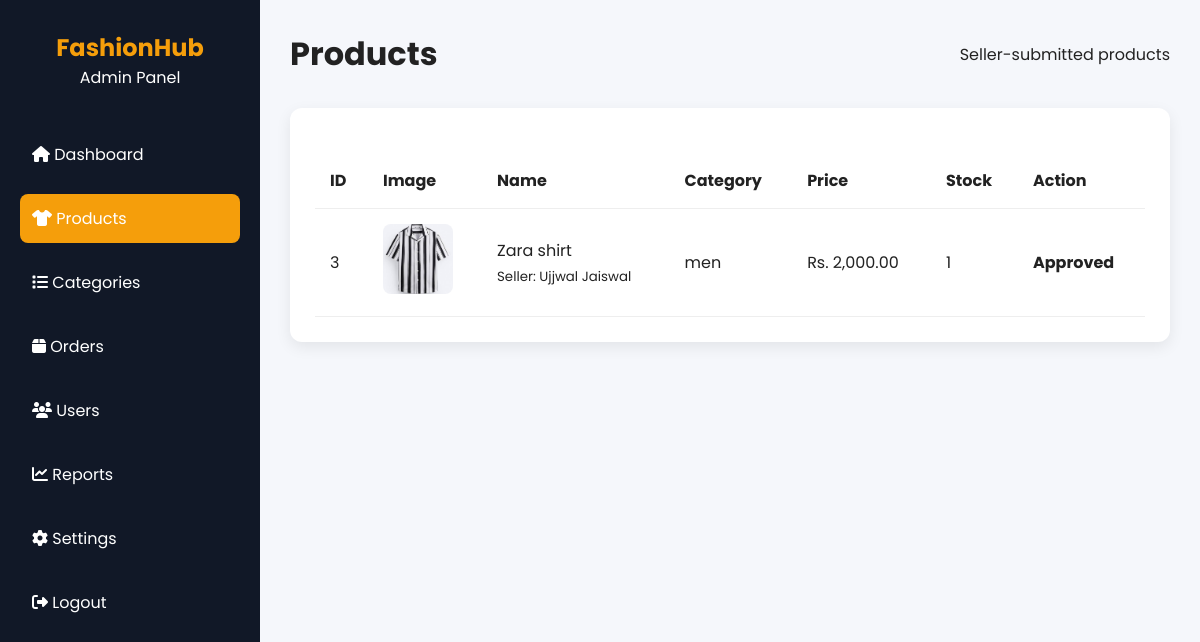
Screenshot of /frontend/admin/products.php (signed in) with the database file from the repository.
### tables this page shows
CREATE TABLE `products` (
  `product_id` int(11) NOT NULL,
  `seller_id` int(11) NOT NULL,
  `category_id` int(11) NOT NULL,
  `product_name` varchar(150) NOT NULL,
  `description` text DEFAULT NULL,
  `price` decimal(10,2) NOT NULL,
  `stock` int(11) DEFAULT 0,
  `image` varchar(255) DEFAULT NULL,
  `status` enum('Pending','Approved','Rejected') DEFAULT 'Pending',
  `rejection_reason` text DEFAULT NULL,
  `approved_by` int(11) DEFAULT NULL,
  `approved_at` timestamp NULL DEFAULT NULL,
  `created_at` timestamp NOT NULL DEFAULT current_timestamp()
);

CREATE TABLE `users` (
  `user_id` int(11) NOT NULL,
  `full_name` varchar(100) NOT NULL,
  `email` varchar(100) NOT NULL,
  `password` varchar(255) NOT NULL,
  `phone` varchar(20) DEFAULT NULL,
  `address` text DEFAULT NULL,
  `role` enum('customer','seller','admin') DEFAULT 'customer',
  `status` enum('Pending','Approved','Blocked') DEFAULT 'Pending',
  `created_at` timestamp NOT NULL DEFAULT current_timestamp()
);

CREATE TABLE `categories` (
  `category_id` int(11) NOT NULL,
  `category_name` varchar(100) NOT NULL,
  `description` text DEFAULT NULL
);

### backend/models/Product.php (called while the page is built, shortened)
<?php
require_once __DIR__ . '/../config/database.php';
class Product
{
    private $conn;
    public function __construct()
    {
        $database = new Database();
        $this->conn = $database->connect();
    }
    public function getAll()
    {
        $query = "SELECT
                    p.*,
                    c.category_name,
                    u.full_name AS seller_name
                  FROM products p
                  JOIN categories c
                    ON p.category_id = c.category_id
                  JOIN users u
                    ON p.seller_id = u.user_id
                  ORDER BY p.created_at DESC";
        return $this->conn
                    ->query($query)
                    ->fetchAll(PDO::FETCH_ASSOC);
    }
}
?>

### backend/config/database.php (called while the page is built, shortened)
<?php
class Database
{
    private $host = "localhost";
    private $db_name = "fashionhub";
    private $username = "root";
    private $password = "";
    public function connect()
    {
        $this->conn = null;
        try
        {
            $this->conn = new PDO(
                "mysql:host={$this->host};dbname={$this->db_name};charset=utf8",
                $this->username,
                $this->password
            );
            $this->conn->setAttribute(
                PDO::ATTR_ERRMODE,
                PDO::ERRMODE_EXCEPTION
            );
        }
        catch(PDOException $e)
        {
            die("Database Connection Failed : " . $e->getMessage());
        }
        return $this->conn;
    }
}
?>

### backend/controllers/ProductController.php (called while the page is built, shortened)
<?php
require_once __DIR__ . '/../models/Product.php';
class ProductController
{
    private $product;
    public function __construct()
    {
        $this->product = new Product();
    }
    public function getAllProducts()
    {
        return $this->product->getAll();
    }
}
?>

### frontend/admin/products.php (the view, shortened to what this page needs)
<?php
require_once '../../backend/controllers/ProductController.php';
$adminProducts = (new ProductController())->getAllProducts();
include("../includes/header.php");
?>
<link rel="stylesheet" href="../assets/css/admin.css">
<div class="admin-container">
    <aside class="sidebar">
        <div class="logo">
            <h2>FashionHub</h2>
            <p>Admin Panel</p>
        </div>
        <ul>
            <li><a href="dashboard.php"><i class="fas fa-home"></i> Dashboard</a></li>
            <li class="active"><a href="products.php"><i class="fas fa-tshirt"></i> Products</a></li>
            <li><a href="categories.php"><i class="fas fa-list"></i> Categories</a></li>
            <li><a href="orders.php"><i class="fas fa-box"></i> Orders</a></li>
            <li><a href="users.php"><i class="fas fa-users"></i> Users</a></li>
            <li><a href="reports.php"><i class="fas fa-chart-line"></i> Reports</a></li>
            <li><a href="settings.php"><i class="fas fa-cog"></i> Settings</a></li>
            <li><a href="logout.php"><i class="fas fa-sign-out-alt"></i> Logout</a></li>
        </ul>
    </aside>
    <main class="main-content">
        <div class="topbar">
            <h1>Products</h1>
            <span>Seller-submitted products</span>
        </div>
        <div class="table-container">
            <table>
                <thead>
                    <tr>
                        <th>ID</th>
                        <th>Image</th>
                        <th>Name</th>
                        <th>Category</th>
                        <th>Price</th>
                        <th>Stock</th>
                        <th>Action</th>
                    </tr>
                </thead>
                <tbody>
                    <?php foreach ($adminProducts as $product): ?>
                    <tr>
                        <td><?= (int)$product['product_id'] ?></td>
                        <td><img src="../../uploads/products/<?= htmlspecialchars($product['image'] ?: 'placeholder.png') ?>" class="product-img"></td>
                        <td><?= htmlspecialchars($product['product_name']) ?><br><small>Seller: <?= htmlspecialchars($product['seller_name']) ?></small></td>
                        <td><?= htmlspecialchars($product['category_name']) ?></td>
                        <td>Rs. <?= number_format((float)$product['price'], 2) ?></td>
                        <td><?= (int)$product['stock'] ?></td>
                        <td>
                            <strong><?= htmlspecialchars($product['status']) ?></strong><br>
                        </td>
                    </tr>
                    <?php endforeach; ?>
                </tbody>
            </table>
        </div>
    </main>
</div>
<?php include("../includes/admin-footer.php"); ?>

### frontend/assets/css/style.css (style rules this page uses)
* { margin:0; padding:0; box-sizing:border-box; font-family:'Poppins',sans-serif; }
body { background:#fff; color:#222; }
a { text-decoration:none; }
ul { list-style:none; }

### frontend/assets/css/admin.css (style rules this page uses)
* { margin:0; padding:0; box-sizing:border-box; font-family:'Poppins',sans-serif; }
body { background:#f5f7fb; }
.admin-container { display:flex; min-height:100vh; }
.sidebar { width:260px; background:#111827; color:#fff; padding:30px 20px; }
.logo { text-align:center; margin-bottom:40px; }
.logo h2 { color:#F59E0B; }
.sidebar ul { list-style:none; }
.sidebar ul li { margin:15px 0; }
.sidebar ul li a { display:block; padding:12px; color:#fff; border-radius:8px; transition:.3s; }
.sidebar ul li.active a, .sidebar ul li a:hover { background:#F59E0B; }
.main-content { flex:1; padding:30px; }
.topbar { display:flex; justify-content:space-between; align-items:center; margin-bottom:30px; }
.table-container { background:#fff; padding:25px; border-radius:12px; box-shadow:0 5px 15px rgba(0,0,0,.08); }
table { width:100%; border-collapse:collapse; margin-top:20px; }
table th, table td { padding:15px; text-align:left; border-bottom:1px solid #eee; }
.product-img { width:70px; height:70px; object-fit:cover; border-radius:8px; }

### rows the page displays
products: product_id "3", image (picture), product_name "Zara shirt", seller.full_name "Ujjwal Jaiswal", category.category_name "men", price "2,000.00", stock "1", status "Approved"
